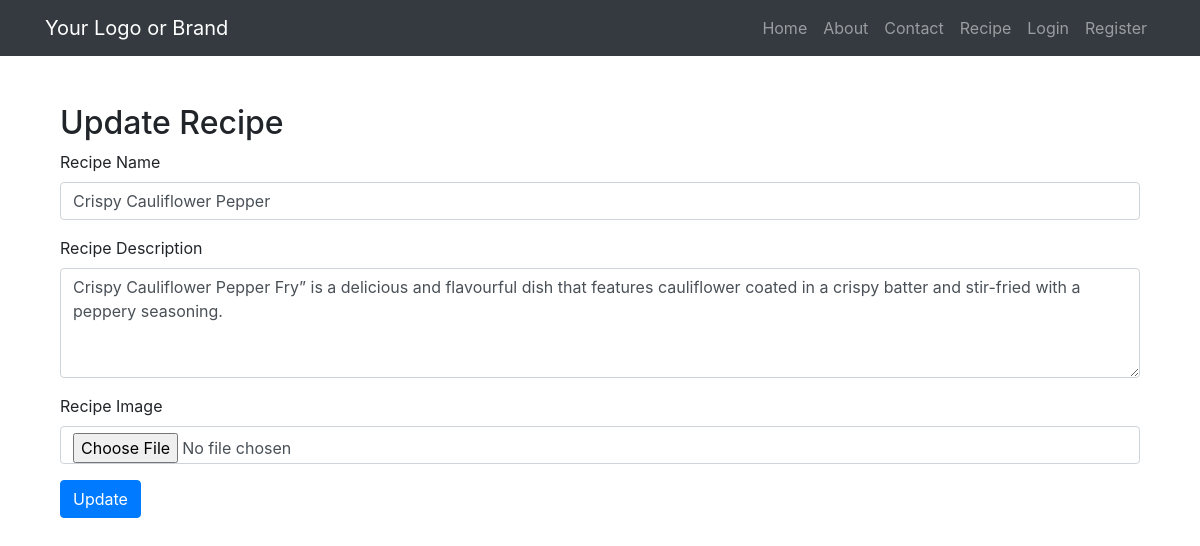
/recipe/7/update/, run on the app's committed database.
### task1/models.py (models this page shows, shortened)
class Recipe(models.Model):
    user = models.ForeignKey(User,on_delete=models.SET_NULL ,null = True, blank = True)
    recipe_name = models.CharField(max_length=100)
    recipe_description = models.TextField()
    recipe_image = models.ImageField(upload_to='recipe_images/')

### task1/views.py (the view, shortened to what this page needs)
# urls.py: path('recipe/<int:recipe_id>/update/', views.update_recipe, name='update_recipe'),
def update_recipe(request, recipe_id):
    recipe_instance = get_object_or_404(Recipe, id=recipe_id)
    context = {'recipe': recipe_instance}
    return render(request, 'update.html', context)

### task1/templates/update.html (shortened to what this page needs)
{% extends 'base.html' %}
{% block content %}
<div class="container mt-5">
    <h2>Update Recipe</h2>
    <form method="POST" enctype="multipart/form-data">
        <div class="mb-3">
            <label for="recipeName" class="form-label">Recipe Name</label>
            <input type="text" class="form-control" id="recipeName" name="recipe_name" value="{{ recipe.recipe_name }}" required>
        </div>
        <div class="mb-3">
            <label for="recipeDescription" class="form-label">Recipe Description</label>
            <textarea class="form-control" id="recipeDescription" name="recipe_description" rows="4" required>{{ recipe.recipe_description }}</textarea>
        </div>
        <div class="mb-3">
            <label for="recipeImage" class="form-label">Recipe Image</label>
            <input type="file" class="form-control" id="recipeImage" name="recipe_image" accept="image/*">
        </div>
        <button type="submit" class="btn btn-primary">Update</button>
    </form>
</div>
{% endblock %}

### data on the page
Recipe: recipe_name "Crispy Cauliflower Pepper", recipe_description "Crispy Cauliflower Pepper Fry” is a delicious and flavourful dish that features cauliflower coated in a crispy batter and stir-fried with a peppery seasoning."
